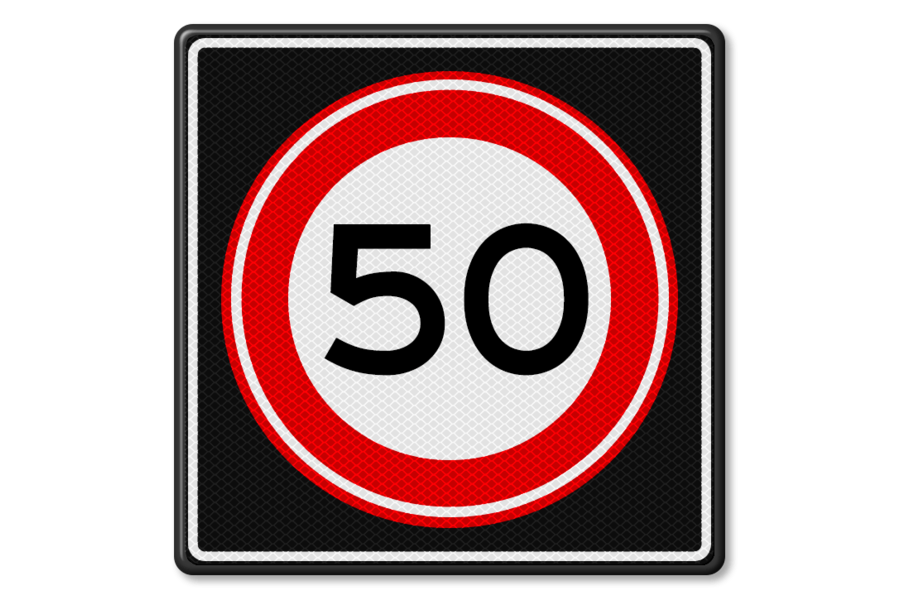
#> input picture sign_recognition/data/sign50/verkeersbord-rvv-a01-50s-maximum-snelheid-50-km-h.png, 900 x 600 px; its folder holds only this picture in this run
$ python fetch_data.py
#> lines starting #> are read from the running program, lines starting #| are printed output that depends on the picture; after the words box and inside, x2 and y2 are one past the last pixel; in counts of white or black regions, pixels touching at a corner belong together
### sign_recognition/segment.py
import os
import glob
import cv2 as cv
import numpy as np

def maskSignBG(img):
    img_hsv = cv.cvtColor(img, cv.COLOR_RGB2HSV)

    light_red = (70,0,0)
    dark_red = (255,255,255)

    mask = ~cv.inRange(img, light_red, dark_red)
    return mask


# [29 lines that do not run on import are left out]

### sign_recognition/extract.py
import os
import glob
import cv2 as cv
import numpy as np
from segment import maskSignBG


def getLargestContour(img_BW):
    """ Return largest contour in foreground as an nd.array """
    contours, hier = cv.findContours(img_BW.copy(), cv.RETR_EXTERNAL,
                                     cv.CHAIN_APPROX_SIMPLE)
    contour = max(contours, key=cv.contourArea)

    return np.squeeze(contour)


# [19 lines left out: functions getContourExtremes, getConvexityDefects, not called in this run]


def getSimpleContourFeatures(contour):
    """ Return some simple contour features
        See https://opencv-python-tutroals.readthedocs.io/en/latest/py_tutorials/py_imgproc/py_contours/py_contour_properties/py_contour_properties.html
    """
    area = cv.contourArea(contour)
    perimeter = cv.arcLength(contour, True)
    x, y, w, h = cv.boundingRect(contour)
    aspect_ratio = float(w) / h
    rect_area = w * h
    extent = float(area) / rect_area
    features = np.array((area, perimeter, aspect_ratio, extent))

    return (features)


# [47 lines left out: functions getContourFeatures, getHuMoments, getBlobFeatures, not called in this run]


# [43 lines that do not run on import are left out]

### sign_recognition/fetch_data.py
import os
import glob
import cv2 as cv
import numpy as np
from segment import maskSignBG
from extract import getLargestContour, getSimpleContourFeatures
from sklearn.utils import Bunch


def fetch_data(data_path):
    # grab the list of images in our data directory
#> called with data_path = '..\\sign_recognition\\data\\sign50'
    print("[INFO] loading images...")
    p = os.path.sep.join([data_path, '**', '*.png'])

    file_list = [f for f in glob.iglob(p, recursive=True) if (os.path.isfile(f))]
    print("[INFO] images found: {}".format(len(file_list)))

    # intitialize data matrix with correct number of features
    feature_names = ['area', 'perimeter', 'aspect_ratio', 'extent']
    data = np.empty((0, len(feature_names)), float)
    target = []

    # loop over the image paths
    for filename in file_list:  # [::10]:
        # load image and blur a bit to suppress noise
        img = cv.imread(filename)
#> img is the input picture: shape (600, 900, 3); mean B, G, R 158.2, 157.9, 185.2
        img = cv.blur(img, (3, 3))

        # mask background
        img_BW = maskSignBG(img)
#> in maskSignBG, `img_hsv = cv.cvtColor(img, cv.COLOR_RGB2HSV)`: img_hsv: shape (600, 900, 3); mean H, S, V 17.7, 33, 185.3
#> in maskSignBG, `mask = ~cv.inRange(img, light_red, dark_red)`:
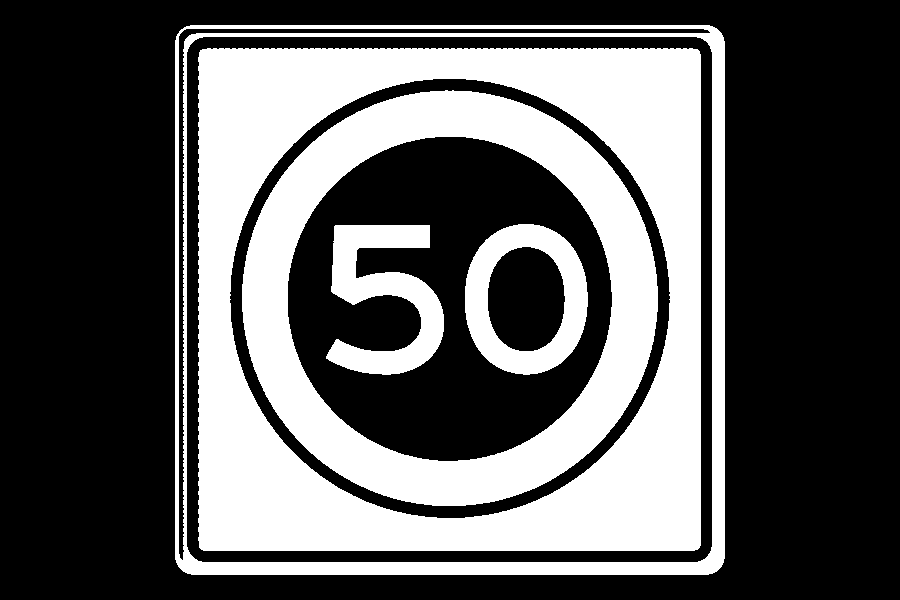
#> mask: shape (600, 900); 36% white; 5 white regions, box (x1, y1, x2, y2) and area: (198, 48, 701, 551) 101168, (242, 90, 658, 506) 53424, (175, 25, 725, 575) 22470, (326, 225, 444, 375) 8739, (465, 224, 588, 375) 8441

        # perform a series of erosions and dilations to remove any small regions of noise
        img_BW = cv.erode(img_BW, None, iterations=2)
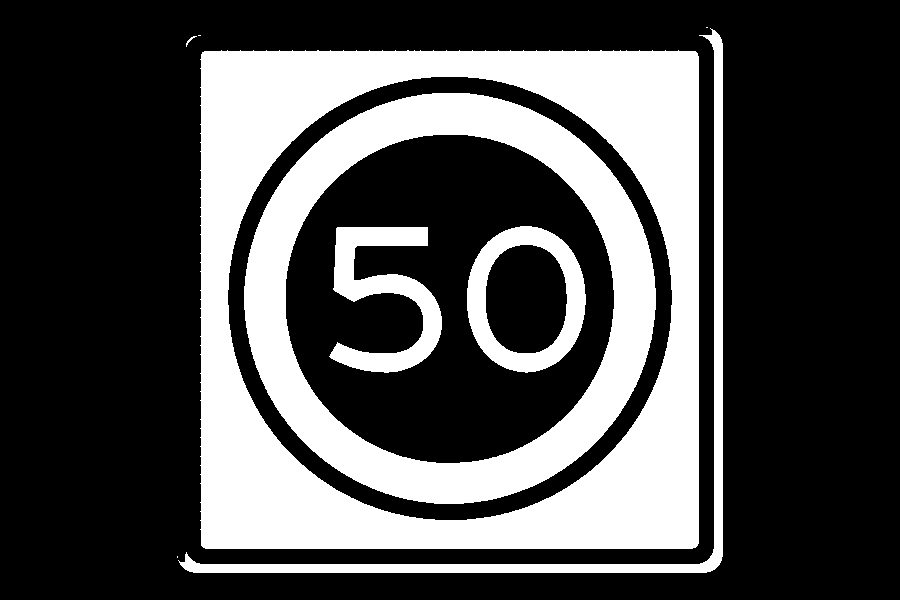
#> img_BW: shape (600, 900); 30.4% white; 9 white regions (3 under 20 px), largest, box (x1, y1, x2, y2) and area: (200, 50, 699, 549) 93114, (244, 93, 656, 504) 47503, (178, 28, 723, 573) 9768, (329, 227, 442, 373) 6917, (467, 226, 586, 373) 6621, (186, 36, 197, 47) 28
        img_BW = cv.dilate(img_BW, None, iterations=2)
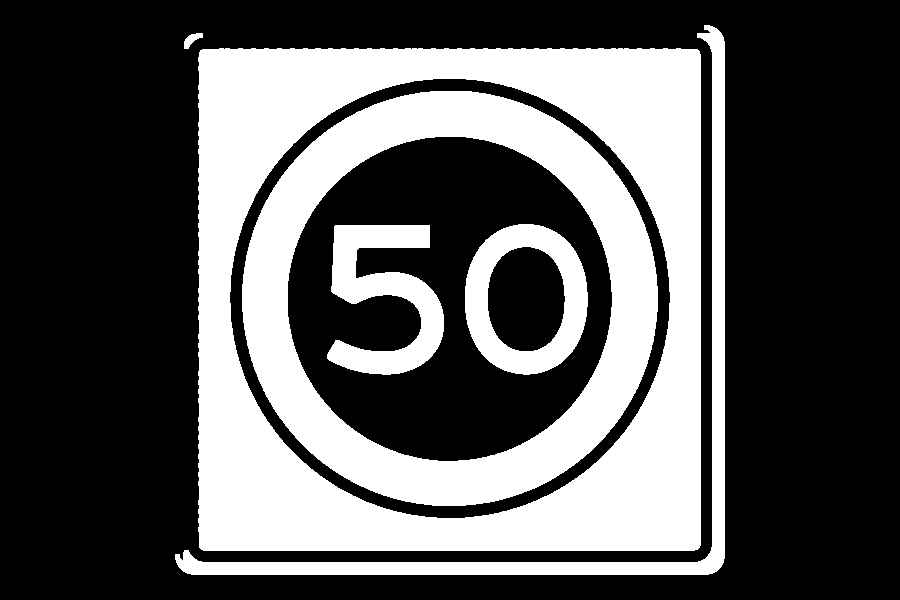
#> img_BW: shape (600, 900); 34.4% white; 6 white regions

        # check if foreground is actually there
        if cv.countNonZero(img_BW) == 0:
            continue

        cv.imshow("Segmented image", img_BW)

        # find largest contour
        contour = getLargestContour(img_BW)
#> in getLargestContour, `contours, hier = cv.findContours(img_BW.copy(), cv.RETR_EXTERNAL, cv.C..`: contours = 3 contours; box (x1, y1, x2, y2) and area: (198, 48, 701, 551) 251387, (175, 25, 725, 575) 13210, (184, 33, 203, 49) 129
#> in getLargestContour, `contour = max(contours, key=cv.contourArea)`: contour = contour of 343 points, box (x1, y1, x2, y2) (198, 48, 701, 551), area 251387
#> contour = 343 pairs, first value 198 to 700, second value 48 to 550

        # extract features from contour
        features = getSimpleContourFeatures(contour)
#> in getSimpleContourFeatures, `area = cv.contourArea(contour)`: area = 251387
#> in getSimpleContourFeatures, `perimeter = cv.arcLength(contour, True)`: perimeter = 2064.9
#> in getSimpleContourFeatures, `x, y, w, h = cv.boundingRect(contour)`: x = 198; y = 48; w = 503
#> in getSimpleContourFeatures, `aspect_ratio = float(w) / h`: aspect_ratio = 1
#> in getSimpleContourFeatures, `rect_area = w * h`: rect_area = 253009
#> in getSimpleContourFeatures, `extent = float(area) / rect_area`: extent = 0.994
#> in getSimpleContourFeatures, `features = np.array((area, perimeter, aspect_ratio, extent))`: features = [251387, 2064.9, 1, 0.994]
#> features = [251387, 2064.9, 1, 0.994]
        print("[INFO] contour features: {}".format(features))
#| [INFO] contour features: [2.51387000e+05 2.06490158e+03 1.00000000e+00 9.93589161e-01]

        # extract label from folder name and stor
        label = filename.split(os.path.sep)[-2]
        target.append(label)

        # append features to data matrix
        data = np.append(data, np.array([features]), axis=0)
#> data = [[251387, 2064.9, 1, 0.994]]

        # draw outline, show image, and wait a bit
        cv.drawContours(img, [contour], -1, (0, 255, 0), 2)
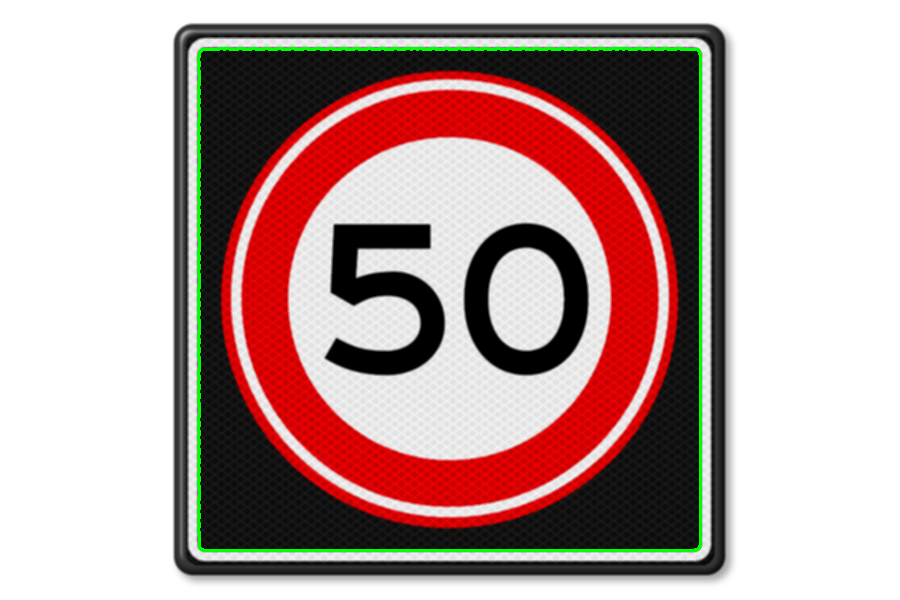
#> img: shape (600, 900, 3); mean B, G, R 157.5, 160.2, 184.6
        cv.imshow("image", img)

        k = cv.waitKey(0) & 0xFF
#> (key q is pressed here)

        # if the `q` key or ESC was pressed, break from the loop
        if k == ord("q") or k == 27:
            break

    unique_targets = np.unique(target)
    print("[INFO] targets found: {}".format(unique_targets))

    dataset = Bunch(data=data,
                    target=target,
                    unique_targets=unique_targets,
                    feature_names=feature_names)
#> dataset = 4 items

    return dataset


# [7 lines of commented-out code are left out]

if __name__ == "__main__":
    """ Test fetching function"""
    data_path = r'..\sign_recognition\data\sign50'

    gestures = fetch_data(data_path)
#> gestures = 4 items

    print(dir(gestures))
#| ['data', 'feature_names', 'target', 'unique_targets']
    print(gestures.unique_targets)
#| ['sign50']

$ run again, on sign_recognition/data/sign50/verkeersbord-rvv-a01-050-maximum-snelheid-50-kmh.png
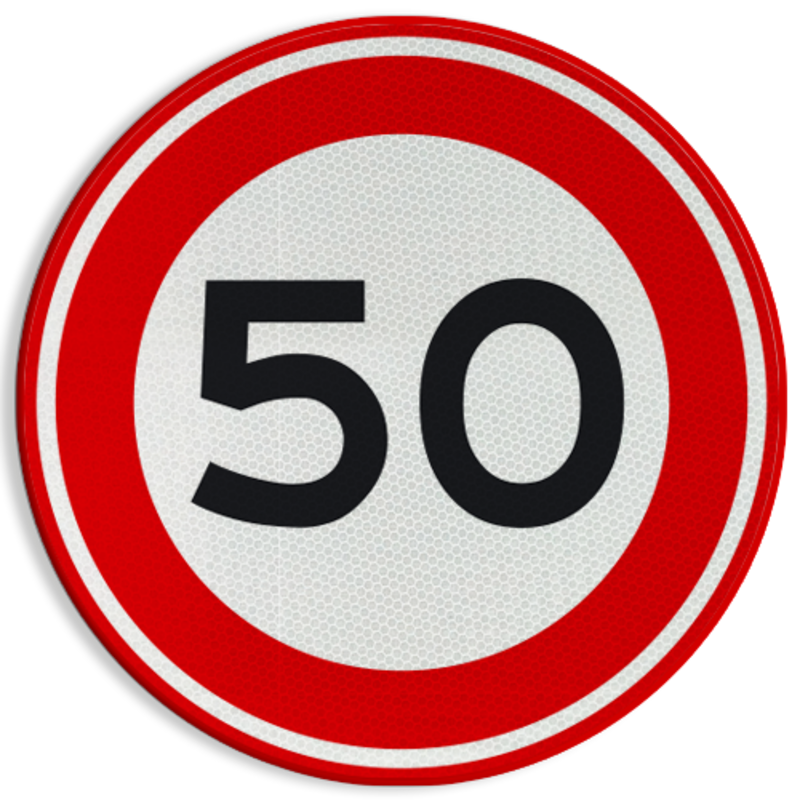
#> input picture sign_recognition/data/sign50/verkeersbord-rvv-a01-050-maximum-snelheid-50-kmh.png, 800 x 800 px
#> in fetch_data, img is the input picture: shape (800, 800, 3); mean B, G, R 144.6, 144.6, 205.3
#> img_hsv: shape (800, 800, 3); mean H, S, V 63.9, 83.1, 206.4
#> in maskSignBG, `mask = ~cv.inRange(img, light_red, dark_red)`:
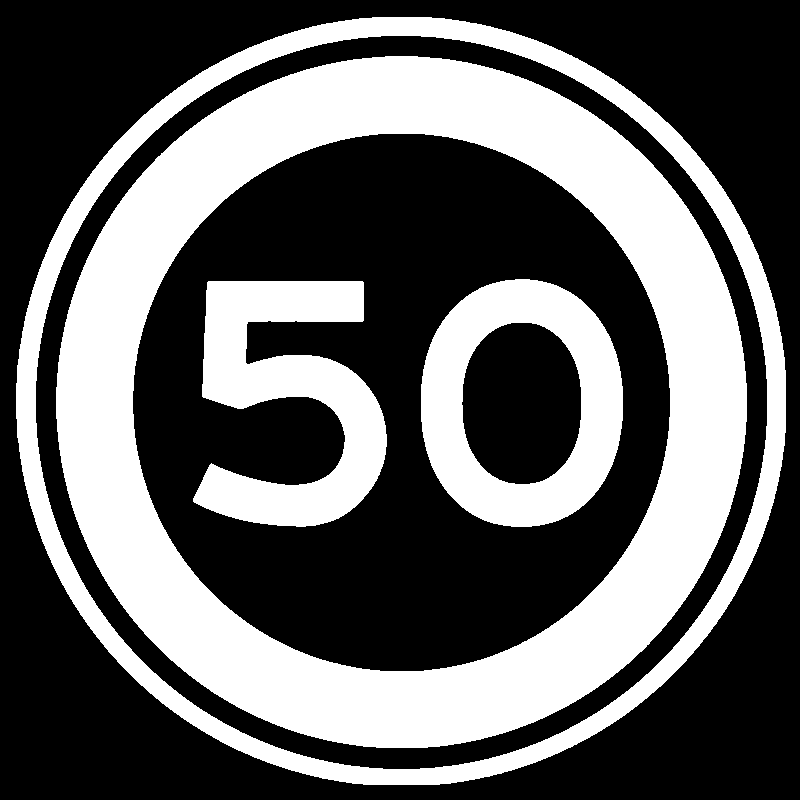
#> mask: shape (800, 800); 38.2% white; 4 white regions, box (x1, y1, x2, y2) and area: (56, 56, 747, 748) 148970, (16, 17, 786, 785) 45132, (193, 281, 387, 527) 25351, (421, 279, 623, 527) 24936
#> contours = 1 contour; box (x1, y1, x2, y2) and area: (16, 17, 786, 785) 465160
#> in getLargestContour, `contour = max(contours, key=cv.contourArea)`: contour = contour of 1074 points, box (x1, y1, x2, y2) (16, 17, 786, 785), area 465160
#> in fetch_data, `contour = getLargestContour(img_BW)`: contour = 1074 pairs, first value 16 to 785, second value 17 to 784
#> area = 465159.5
#> perimeter = 2547.7
#> x = 16; y = 17; w = 770; h = 768
#> aspect_ratio = 1
#> rect_area = 591360
#> extent = 0.787
#> in getSimpleContourFeatures, `features = np.array((area, perimeter, aspect_ratio, extent))`: features = [465159.5, 2547.7, 1, 0.787]
#| [INFO] contour features: [4.65159500e+05 2.54772112e+03 1.00260417e+00 7.86592769e-01]
#> data = [[465159.5, 2547.7, 1, 0.787]]
#> in fetch_data, `cv.drawContours(img, [contour], -1, (0, 255, 0), 2)`:
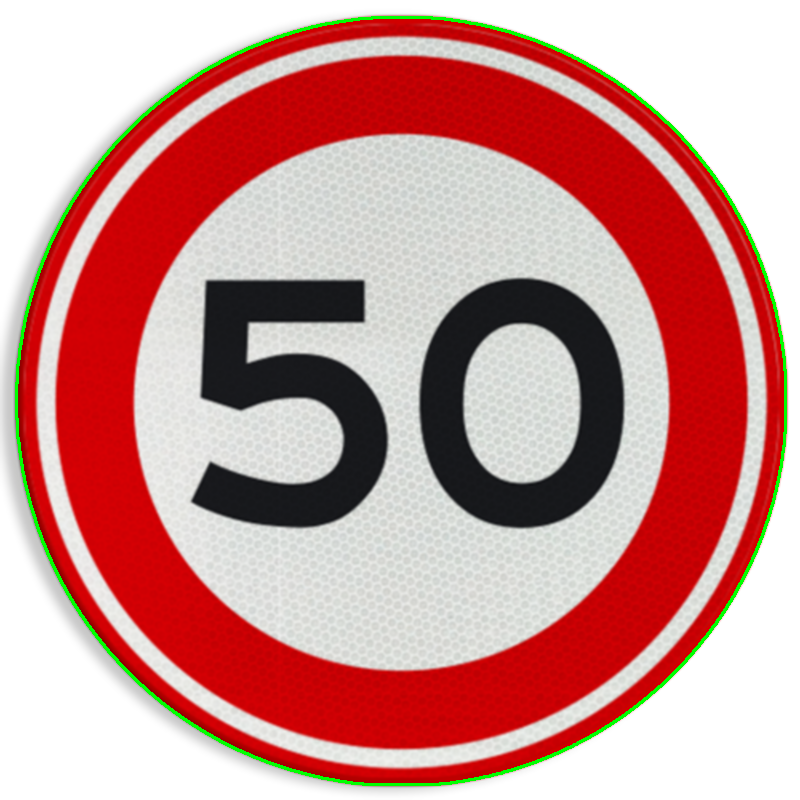
#> img: shape (800, 800, 3); mean B, G, R 143.9, 147.2, 202.9
#> dataset = 4 items
#| ['data', 'feature_names', 'target', 'unique_targets']
#| ['sign50']
